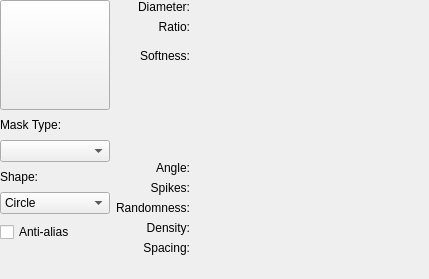
<?xml version="1.0" encoding="UTF-8"?>
<ui version="4.0">
 <class>KisWdgAutoBrush</class>
 <widget class="QWidget" name="KisWdgAutoBrush">
  <property name="geometry">
   <rect>
    <x>0</x>
    <y>0</y>
    <width>429</width>
    <height>279</height>
   </rect>
  </property>
  <property name="minimumSize">
   <size>
    <width>0</width>
    <height>0</height>
   </size>
  </property>
  <layout class="QGridLayout" name="gridLayout_3" columnstretch="0,1">
   <property name="leftMargin">
    <number>0</number>
   </property>
   <property name="topMargin">
    <number>0</number>
   </property>
   <property name="rightMargin">
    <number>0</number>
   </property>
   <property name="bottomMargin">
    <number>0</number>
   </property>
   <item row="0" column="0">
    <layout class="QVBoxLayout">
     <property name="spacing">
      <number>8</number>
     </property>
     <item>
      <widget class="QToolButton" name="brushPreview">
       <property name="sizePolicy">
        <sizepolicy hsizetype="Maximum" vsizetype="Maximum">
         <horstretch>110</horstretch>
         <verstretch>110</verstretch>
        </sizepolicy>
       </property>
       <property name="minimumSize">
        <size>
         <width>110</width>
         <height>110</height>
        </size>
       </property>
       <property name="text">
        <string/>
       </property>
      </widget>
     </item>
     <item>
      <widget class="QLabel" name="lblMaskType">
       <property name="sizePolicy">
        <sizepolicy hsizetype="Preferred" vsizetype="Fixed">
         <horstretch>0</horstretch>
         <verstretch>0</verstretch>
        </sizepolicy>
       </property>
       <property name="text">
        <string>Mask Type:</string>
       </property>
      </widget>
     </item>
     <item>
      <widget class="QComboBox" name="comboBoxMaskType"/>
     </item>
     <item>
      <widget class="QLabel" name="lblMaskShape">
       <property name="sizePolicy">
        <sizepolicy hsizetype="Preferred" vsizetype="Fixed">
         <horstretch>0</horstretch>
         <verstretch>0</verstretch>
        </sizepolicy>
       </property>
       <property name="text">
        <string>Shape:</string>
       </property>
      </widget>
     </item>
     <item>
      <widget class="QComboBox" name="comboBoxShape">
       <property name="focusPolicy">
        <enum>Qt::ClickFocus</enum>
       </property>
       <item>
        <property name="text">
         <string>Circle</string>
        </property>
       </item>
       <item>
        <property name="text">
         <string>Square</string>
        </property>
       </item>
      </widget>
     </item>
     <item>
      <widget class="QCheckBox" name="btnAntialiasing">
       <property name="toolTip">
        <string>The border of the brush will be smoothed to avoid aliasing</string>
       </property>
       <property name="text">
        <string>Anti-alias</string>
       </property>
      </widget>
     </item>
     <item>
      <spacer name="spacer4">
       <property name="orientation">
        <enum>Qt::Vertical</enum>
       </property>
       <property name="sizeType">
        <enum>QSizePolicy::Expanding</enum>
       </property>
       <property name="sizeHint" stdset="0">
        <size>
         <width>20</width>
         <height>13</height>
        </size>
       </property>
      </spacer>
     </item>
    </layout>
   </item>
   <item row="1" column="1">
    <spacer name="verticalSpacer">
     <property name="orientation">
      <enum>Qt::Vertical</enum>
     </property>
     <property name="sizeType">
      <enum>QSizePolicy::Expanding</enum>
     </property>
     <property name="sizeHint" stdset="0">
      <size>
       <width>20</width>
       <height>17</height>
      </size>
     </property>
    </spacer>
   </item>
   <item row="0" column="1">
    <layout class="QGridLayout" name="gridLayout_2" columnstretch="0,0,1">
     <item row="0" column="1" colspan="2">
      <widget class="KisDoubleSliderSpinBox" name="inputRadius" >
       <property name="minimumSize">
        <size>
         <width>200</width>
         <height>0</height>
        </size>
       </property>
      </widget>
     </item>
     <item row="3" column="0">
      <widget class="QLabel" name="lblAngle">
       <property name="text">
        <string>Angle:</string>
       </property>
       <property name="alignment">
        <set>Qt::AlignRight|Qt::AlignTrailing|Qt::AlignVCenter</set>
       </property>
      </widget>
     </item>
     <item row="0" column="0">
      <widget class="QLabel" name="lblDiameter">
       <property name="text">
        <string>Diameter:</string>
       </property>
       <property name="alignment">
        <set>Qt::AlignRight|Qt::AlignTrailing|Qt::AlignVCenter</set>
       </property>
      </widget>
     </item>
     <item row="1" column="0">
      <widget class="QLabel" name="lblRatio">
       <property name="text">
        <string>Ratio:</string>
       </property>
       <property name="alignment">
        <set>Qt::AlignRight|Qt::AlignTrailing|Qt::AlignVCenter</set>
       </property>
      </widget>
     </item>
     <item row="1" column="1" colspan="2">
      <widget class="KisDoubleSliderSpinBox" name="inputRatio" />
     </item>
     <item row="2" column="0" colspan="3">
      <widget class="QStackedWidget" name="stackedWidget">
       <property name="sizePolicy">
        <sizepolicy hsizetype="Preferred" vsizetype="Preferred">
         <horstretch>0</horstretch>
         <verstretch>0</verstretch>
        </sizepolicy>
       </property>
       <property name="minimumSize">
        <size>
         <width>0</width>
         <height>0</height>
        </size>
       </property>
       <property name="currentIndex">
        <number>1</number>
       </property>
       <widget class="QWidget" name="PageFade">
        <layout class="QGridLayout" name="gridLayout_5">
         <item row="0" column="0">
          <widget class="QGroupBox" name="grpFade">
           <property name="sizePolicy">
            <sizepolicy hsizetype="Preferred" vsizetype="Preferred">
             <horstretch>0</horstretch>
             <verstretch>0</verstretch>
            </sizepolicy>
           </property>
           <property name="maximumSize">
            <size>
             <width>1024</width>
             <height>1024</height>
            </size>
           </property>
           <property name="title">
            <string>Fade</string>
           </property>
           <layout class="QVBoxLayout" name="verticalLayout_2">
            <property name="leftMargin">
             <number>4</number>
            </property>
            <item>
             <layout class="QGridLayout" name="gridLayout" columnstretch="0,1,0">
              <item row="0" column="0">
               <widget class="QLabel" name="lblHorizontalFade">
                <property name="text">
                 <string>Horizontal:</string>
                </property>
                <property name="alignment">
                 <set>Qt::AlignRight|Qt::AlignTrailing|Qt::AlignVCenter</set>
                </property>
               </widget>
              </item>
              <item row="0" column="1">
               <widget class="KisDoubleSliderSpinBox" name="inputHFade" />
              </item>
              <item row="0" column="2" rowspan="2">
               <widget class="KoAspectButton" name="aspectButton" />
              </item>
              <item row="1" column="0">
               <widget class="QLabel" name="lblVerticalFade">
                <property name="text">
                 <string>Vertical:</string>
                </property>
                <property name="alignment">
                 <set>Qt::AlignRight|Qt::AlignTrailing|Qt::AlignVCenter</set>
                </property>
               </widget>
              </item>
              <item row="1" column="1">
               <widget class="KisDoubleSliderSpinBox" name="inputVFade" />
              </item>
             </layout>
            </item>
           </layout>
          </widget>
         </item>
        </layout>
       </widget>
       <widget class="QWidget" name="PageCurve">
        <layout class="QGridLayout" name="gridLayout_6">
         <item row="0" column="0">
          <widget class="QLabel" name="label_2">
           <property name="sizePolicy">
            <sizepolicy hsizetype="Fixed" vsizetype="Minimum">
             <horstretch>0</horstretch>
             <verstretch>0</verstretch>
            </sizepolicy>
           </property>
           <property name="minimumSize">
            <size>
             <width>80</width>
             <height>0</height>
            </size>
           </property>
           <property name="text">
            <string>Softness:</string>
           </property>
           <property name="alignment">
            <set>Qt::AlignHCenter|Qt::AlignTop</set>
           </property>
          </widget>
         </item>
         <item row="0" column="1">
          <widget class="KisCurveWidget" name="softnessCurve" >
           <property name="sizePolicy">
            <sizepolicy hsizetype="Expanding" vsizetype="Preferred">
             <horstretch>0</horstretch>
             <verstretch>0</verstretch>
            </sizepolicy>
           </property>
           <property name="minimumSize">
            <size>
             <width>0</width>
             <height>0</height>
            </size>
           </property>
           <property name="maximumSize">
            <size>
             <width>10000</width>
             <height>10000</height>
            </size>
           </property>
          </widget>
         </item>
         <item row="0" column="2">
          <spacer name="horizontalSpacer">
           <property name="orientation">
            <enum>Qt::Horizontal</enum>
           </property>
           <property name="sizeHint" stdset="0">
            <size>
             <width>40</width>
             <height>20</height>
            </size>
           </property>
          </spacer>
         </item>
        </layout>
       </widget>
      </widget>
     </item>
     <item row="5" column="0">
      <widget class="QLabel" name="lblRandomness">
       <property name="text">
        <string>Randomness:</string>
       </property>
       <property name="alignment">
        <set>Qt::AlignRight|Qt::AlignTrailing|Qt::AlignVCenter</set>
       </property>
      </widget>
     </item>
     <item row="4" column="0">
      <widget class="QLabel" name="lblSpikes">
       <property name="text">
        <string>Spikes:</string>
       </property>
       <property name="alignment">
        <set>Qt::AlignRight|Qt::AlignTrailing|Qt::AlignVCenter</set>
       </property>
      </widget>
     </item>
     <item row="3" column="1" colspan="2">
      <widget class="KisSliderSpinBox" name="inputAngle" >
        <property name="minimumSize">
        <size>
         <width>200</width>
         <height>0</height>
        </size>
       </property>
      </widget>
     </item>
     <item row="4" column="1" colspan="2">
      <widget class="KisSliderSpinBox" name="inputSpikes" />
     </item>
     <item row="6" column="1" colspan="2">
      <widget class="KisDoubleSliderSpinBox" name="density" />
     </item>
     <item row="5" column="1" colspan="2">
      <widget class="KisDoubleSliderSpinBox" name="inputRandomness" />
     </item>
     <item row="6" column="0">
      <widget class="QLabel" name="lblDensity">
       <property name="text">
        <string>Density:</string>
       </property>
       <property name="alignment">
        <set>Qt::AlignRight|Qt::AlignTrailing|Qt::AlignVCenter</set>
       </property>
      </widget>
     </item>
     <item row="7" column="1" colspan="2">
      <widget class="KisSpacingSelectionWidget" name="spacingWidget" />
     </item>
     <item row="7" column="0">
      <widget class="QLabel" name="lblSpacing">
       <property name="text">
        <string>Spacing:</string>
       </property>
       <property name="alignment">
        <set>Qt::AlignRight|Qt::AlignTrailing|Qt::AlignVCenter</set>
       </property>
      </widget>
     </item>
    </layout>
   </item>
  </layout>
 </widget>
 <customwidgets>
  <customwidget>
   <class>KisSliderSpinBox</class>
   <extends>QWidget</extends>
   <header>kis_slider_spin_box.h</header>
   <container>1</container>
  </customwidget>
  <customwidget>
   <class>KoAspectButton</class>
   <extends>QWidget</extends>
   <header>KoAspectButton.h</header>
   <container>1</container>
  </customwidget>
  <customwidget>
   <class>KisDoubleSliderSpinBox</class>
   <extends>QWidget</extends>
   <header>kis_slider_spin_box.h</header>
   <container>1</container>
  </customwidget>
  <customwidget>
   <class>KisCurveWidget</class>
   <extends>QWidget</extends>
   <header>widgets/kis_curve_widget.h</header>
   <container>1</container>
  </customwidget>
  <customwidget>
   <class>KisSpacingSelectionWidget</class>
   <extends>QWidget</extends>
   <header>kis_spacing_selection_widget.h</header>
   <container>1</container>
  </customwidget>
 </customwidgets>
 <resources/>
 <connections/>
</ui>
